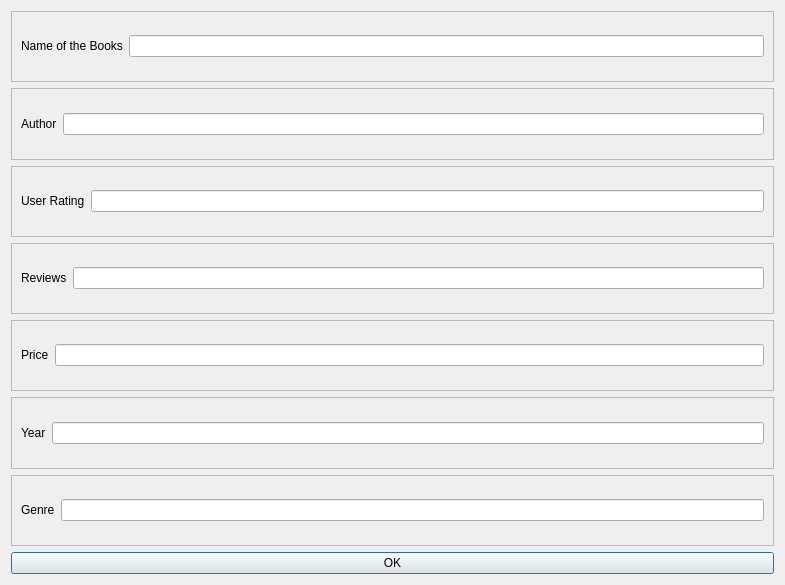
<?xml version="1.0" encoding="UTF-8"?>
<ui version="4.0">
 <class>addNewRow</class>
 <widget class="QDialog" name="addNewRow">
  <property name="geometry">
   <rect>
    <x>0</x>
    <y>0</y>
    <width>785</width>
    <height>585</height>
   </rect>
  </property>
  <property name="windowTitle">
   <string>Dialog</string>
  </property>
  <layout class="QGridLayout" name="gridLayout">
   <item row="5" column="0">
    <widget class="QFrame" name="year_frame">
     <property name="frameShape">
      <enum>QFrame::StyledPanel</enum>
     </property>
     <property name="frameShadow">
      <enum>QFrame::Raised</enum>
     </property>
     <layout class="QGridLayout" name="gridLayout_7">
      <item row="0" column="0">
       <widget class="QLabel" name="label_6">
        <property name="text">
         <string>Year</string>
        </property>
       </widget>
      </item>
      <item row="0" column="1">
       <widget class="QLineEdit" name="year_lineEdit"/>
      </item>
     </layout>
    </widget>
   </item>
   <item row="2" column="0">
    <widget class="QFrame" name="rating_frame">
     <property name="frameShape">
      <enum>QFrame::StyledPanel</enum>
     </property>
     <property name="frameShadow">
      <enum>QFrame::Raised</enum>
     </property>
     <layout class="QGridLayout" name="gridLayout_4">
      <item row="0" column="0">
       <widget class="QLabel" name="label_3">
        <property name="text">
         <string>User Rating</string>
        </property>
       </widget>
      </item>
      <item row="0" column="1">
       <widget class="QLineEdit" name="rating_lineEdit"/>
      </item>
     </layout>
    </widget>
   </item>
   <item row="3" column="0">
    <widget class="QFrame" name="reviews_frame">
     <property name="frameShape">
      <enum>QFrame::StyledPanel</enum>
     </property>
     <property name="frameShadow">
      <enum>QFrame::Raised</enum>
     </property>
     <layout class="QGridLayout" name="gridLayout_5">
      <item row="0" column="1">
       <widget class="QLineEdit" name="reviews_lineEdit"/>
      </item>
      <item row="0" column="0">
       <widget class="QLabel" name="label_4">
        <property name="text">
         <string>Reviews</string>
        </property>
       </widget>
      </item>
     </layout>
    </widget>
   </item>
   <item row="0" column="0">
    <widget class="QFrame" name="name_frame">
     <property name="frameShape">
      <enum>QFrame::StyledPanel</enum>
     </property>
     <property name="frameShadow">
      <enum>QFrame::Raised</enum>
     </property>
     <layout class="QGridLayout" name="gridLayout_2">
      <item row="0" column="0">
       <widget class="QLabel" name="label">
        <property name="text">
         <string>Name of the Books</string>
        </property>
       </widget>
      </item>
      <item row="0" column="1">
       <widget class="QLineEdit" name="name_lineEdit"/>
      </item>
     </layout>
    </widget>
   </item>
   <item row="1" column="0">
    <widget class="QFrame" name="author_frame">
     <property name="frameShape">
      <enum>QFrame::StyledPanel</enum>
     </property>
     <property name="frameShadow">
      <enum>QFrame::Raised</enum>
     </property>
     <layout class="QGridLayout" name="gridLayout_3">
      <item row="0" column="0">
       <widget class="QLabel" name="label_2">
        <property name="text">
         <string>Author</string>
        </property>
       </widget>
      </item>
      <item row="0" column="1">
       <widget class="QLineEdit" name="author_lineEdit"/>
      </item>
     </layout>
    </widget>
   </item>
   <item row="6" column="0">
    <widget class="QFrame" name="genre_frame">
     <property name="frameShape">
      <enum>QFrame::StyledPanel</enum>
     </property>
     <property name="frameShadow">
      <enum>QFrame::Raised</enum>
     </property>
     <layout class="QGridLayout" name="gridLayout_8">
      <item row="0" column="0">
       <widget class="QLabel" name="label_7">
        <property name="text">
         <string>Genre</string>
        </property>
       </widget>
      </item>
      <item row="0" column="1">
       <widget class="QLineEdit" name="genre_lineEdit"/>
      </item>
     </layout>
    </widget>
   </item>
   <item row="4" column="0">
    <widget class="QFrame" name="price_frame">
     <property name="frameShape">
      <enum>QFrame::StyledPanel</enum>
     </property>
     <property name="frameShadow">
      <enum>QFrame::Raised</enum>
     </property>
     <layout class="QGridLayout" name="gridLayout_6">
      <item row="0" column="0">
       <widget class="QLabel" name="label_5">
        <property name="text">
         <string>Price</string>
        </property>
       </widget>
      </item>
      <item row="0" column="1">
       <widget class="QLineEdit" name="price_lineEdit"/>
      </item>
     </layout>
    </widget>
   </item>
   <item row="7" column="0">
    <widget class="QPushButton" name="ok_pushButton">
     <property name="text">
      <string>OK</string>
     </property>
    </widget>
   </item>
  </layout>
 </widget>
 <resources/>
 <connections>
  <connection>
   <sender>ok_pushButton</sender>
   <signal>clicked()</signal>
   <receiver>addNewRow</receiver>
   <slot>ok_button()</slot>
   <hints>
    <hint type="sourcelabel">
     <x>358</x>
     <y>563</y>
    </hint>
    <hint type="destinationlabel">
     <x>868</x>
     <y>567</y>
    </hint>
   </hints>
  </connection>
 </connections>
 <slots>
  <slot>ok_button()</slot>
 </slots>
</ui>
